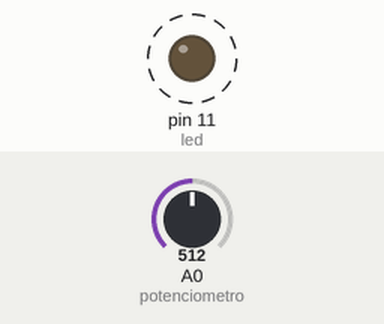
Simulated run of this sketch. Board: Arduino Uno, built with avr-gcc and run on an emulated ATmega328P. Parts: output pins drawn as LEDs (lit = HIGH). Dashed ring = blinking. The inputs (shaded band) are chosen by the test bench; at power-on: A0 (potenciometro) = 512.

Above: at 1.8 s.
1.9 s: A0 (potenciometro) set to 0
At 2.4 s:
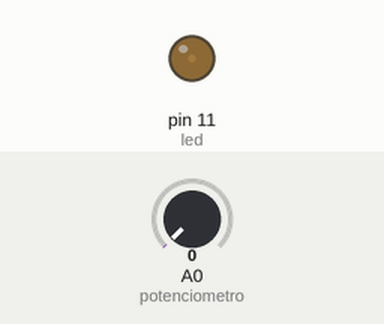
3.6 s: A0 (potenciometro) set to 122
At 3.9 s:
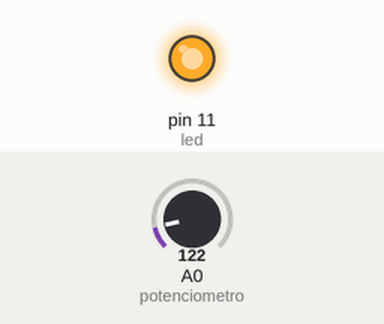
Timing chart, 0 to 13.1 s (numbered marks = the images above; inputs shaded):
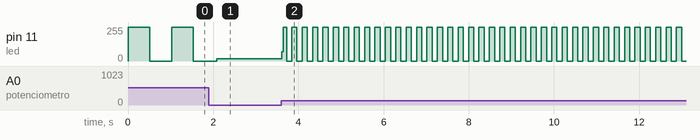

The sketch:

exe08_potentiometer.ino
```cpp
const int potenciometro = A0;
const int led = 11;
int potenciometroValor = 0;

void setup() {
  pinMode(led, OUTPUT);
}

void loop() {
  potenciometroValor = analogRead(potenciometro);
  digitalWrite(led, HIGH);
  delay(potenciometroValor);
  digitalWrite(led, LOW);
  delay(potenciometroValor);
}
```

Measured:
- after the input at 3.6 s, pin 11 (led): 18/255 → 69/255 at once, then moves between 0/255 and 255/255, repeating every 0.24 s
- by itself, pin 11 (led): alternates 255/255 for 0.51 s and 0/255 for 0.51 s
